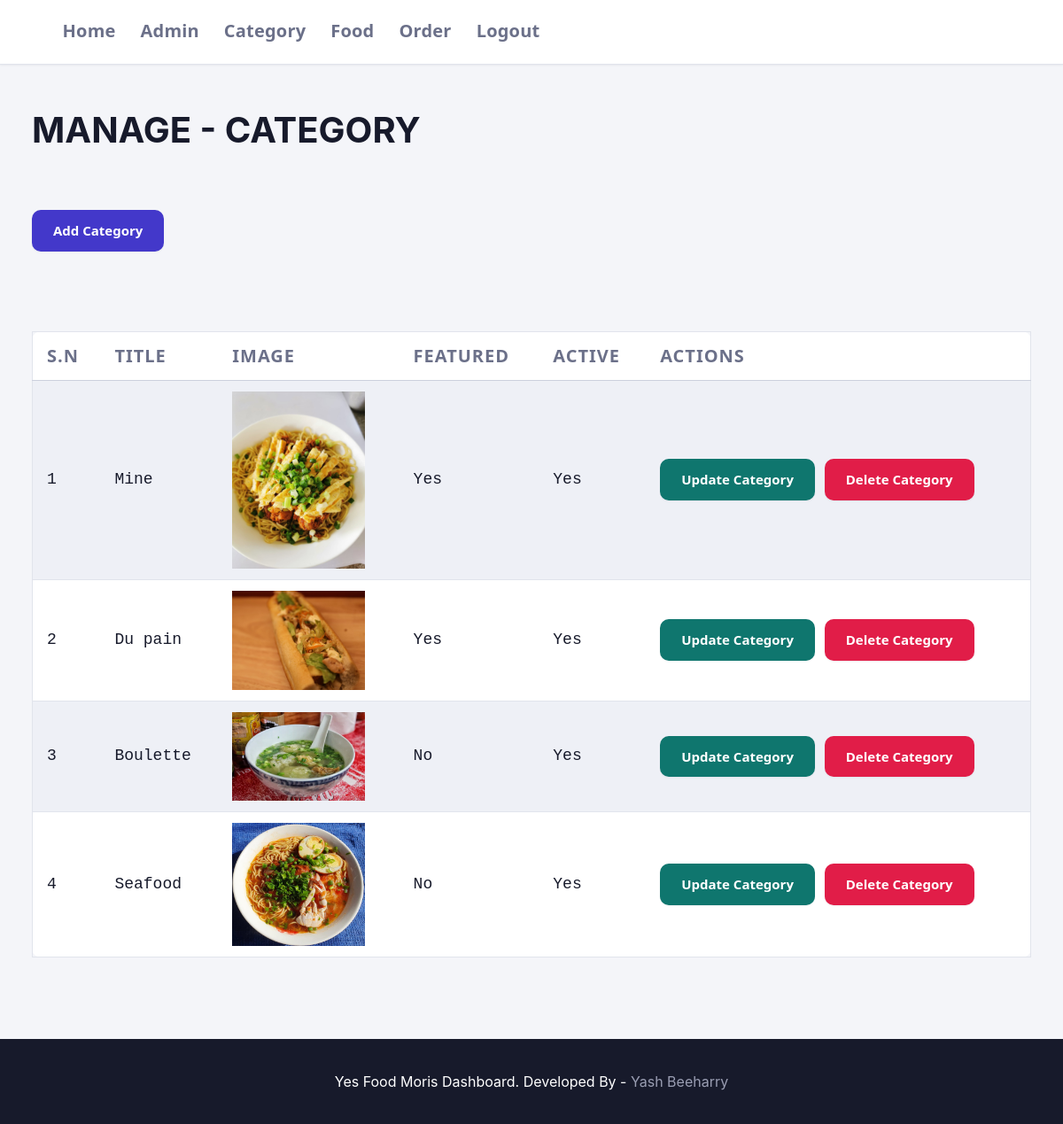
The page /admin/manage-category.php (signed in) on the database its author committed.
### tables this page shows
CREATE TABLE `tbl_category` (
  `id` int(10) UNSIGNED NOT NULL,
  `title` varchar(100) NOT NULL,
  `image_name` varchar(255) NOT NULL,
  `featured` varchar(10) NOT NULL,
  `active` varchar(10) NOT NULL
);

### admin/manage-category.php (the view, shortened to what this page needs)
<?php include('partials/menu.php'); ?>
<div class="main-content">
    <div class="wrapper">
        <h1>MANAGE - CATEGORY</h1>
        <br><br>
            <a href="<?php echo SITEURL; ?>admin/add-category.php" class="btn-primary">Add Category</a>
            <br><br>
            <br /><br />
            <table class="tbl-full">
                <tr>
                    <th>S.N</th>
                    <th>Title</th>
                    <th>Image</th>
                    <th>Featured</th>
                    <th>Active</th>
                    <th>Actions</th>
                </tr>
                <?php
                    $sql = "SELECT * FROM tbl_category";
                    $res = mysqli_query($conn, $sql);
                    $count = mysqli_num_rows($res);
                    $sn=1;
                    if($count>0)
                    {
                        while($row=mysqli_fetch_assoc($res))
                        {
                            $id = $row['id'];
                            $title = $row['title'];
                            $image_name = $row['image_name'];
                            $featured = $row['featured'];
                            $active = $row['active'];
                            ?>
                            <tr>
                                <td><?php echo $sn++; ?></td>
                                <td><?php echo $title; ?></td>
                                <td>
                                    <?php
                                    if($image_name!="")
                                    {
                                        ?>
                                        <img src="<?php echo SITEURL; ?>images/category/<?php echo $image_name; ?>" width="150px">
                                        <?php
                                    }
                                    else
                                    {
                                        echo "<div class='error'>Image Not Available.</div>";
                                    }
                                    ?>
                                </td>
                                <td><?php echo $featured; ?></td>
                                <td><?php echo $active; ?></td>
                                <td>
                                    <a href="<?php echo SITEURL; ?>admin/update-category.php?id=<?php echo $id; ?>" class="btn-secondary">Update Category</a>
                                    <a href="<?php echo SITEURL; ?>admin/delete-category.php?id=<?php echo $id; ?>&image_name=<?php echo $image_name; ?>" class="btn-danger">Delete Category</a>
                                </td>
                            </tr>
                            <?php
                        }
                    }
                    else
                    {
                        ?>
                            <tr>
                                <td colspan="6"><div class="error">No Categories Found.</div></td>
                            </tr>
                        <?php
                    }
                ?>
            </table>
    </div>
</div>
<?php include('partials/footer.php'); ?>

### admin/partials/menu.php (shortened to what this page needs)
<!DOCTYPE html>
<html lang="en">
<head>
    <link rel="stylesheet" href="../css/admin.css">
</head>
<body>
    <div class="menu text-center">
        <div class="wrapper">
            <ul>
                <li><a href="index.php">Home</a></li>
                <li><a href="manage-admin.php">Admin</a></li>
                <li><a href="manage-category.php">Category</a></li>
                <li><a href="manage-food.php">Food</a></li>
                <li><a href="manage-order.php">Order</a></li>
                <li><a href="logout.php">Logout</a></li>
            </ul>
        </div>
    </div>

### admin/partials/footer.php
            <div class="footer">
                <div class="wrapper text-center">
                    <p>Yes Food Moris Dashboard. Developed By - <a href="#">Yash Beeharry</a></p>
                </div>
            </div>
</body>
</html>

### rows shown on the page
tbl_category: title "Mine", image_name (picture), featured "Yes", active "Yes"
tbl_category: title "Du pain", image_name (picture), featured "Yes", active "Yes"
tbl_category: title "Boulette", image_name (picture), featured "No", active "Yes"
tbl_category: title "Seafood", image_name (picture), featured "No", active "Yes"
